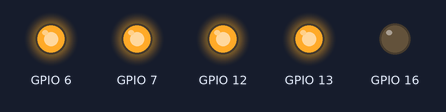
Bench run of a program on a simulated Raspberry Pi (BCM pin numbers). Parts: output pins drawn as LEDs (lit = HIGH).

Above: at 0.1 s.
At 0.7 s:
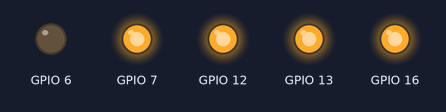
At 1.3 s:
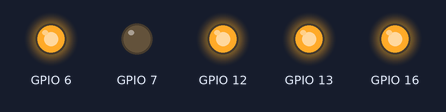
At 2.7 s:
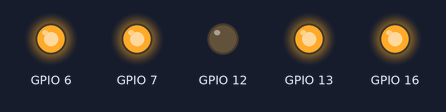
Timing chart, 0 to 3.0 s (numbered marks = the images above):
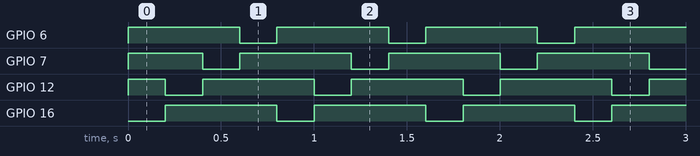

Measured:
- by itself, GPIO 6, GPIO 7, GPIO 12, GPIO 16: alternates HIGH for 0.60 s and LOW for 0.20 s
- by itself, everything shown: repeats every 0.80 s, in 4 steps

The program:

tag5.py
```python
import RPi.GPIO as GPIO
import time

GPIO.setmode(GPIO.BCM)

seg = 13

zif= [16, 12, 7, 6]

def onoff(pin, state):
	GPIO.setup(pin, GPIO.OUT, initial=state)

onoff(13,1)
for z in zif: onoff(z, 1)

try:
	while True:
		for z in zif:
			onoff(z,0)
			time.sleep(.2)
			onoff(z,1)
except KeyboardInterrupt:
	time.sleep(1)
	GPIO.cleanup()
```
